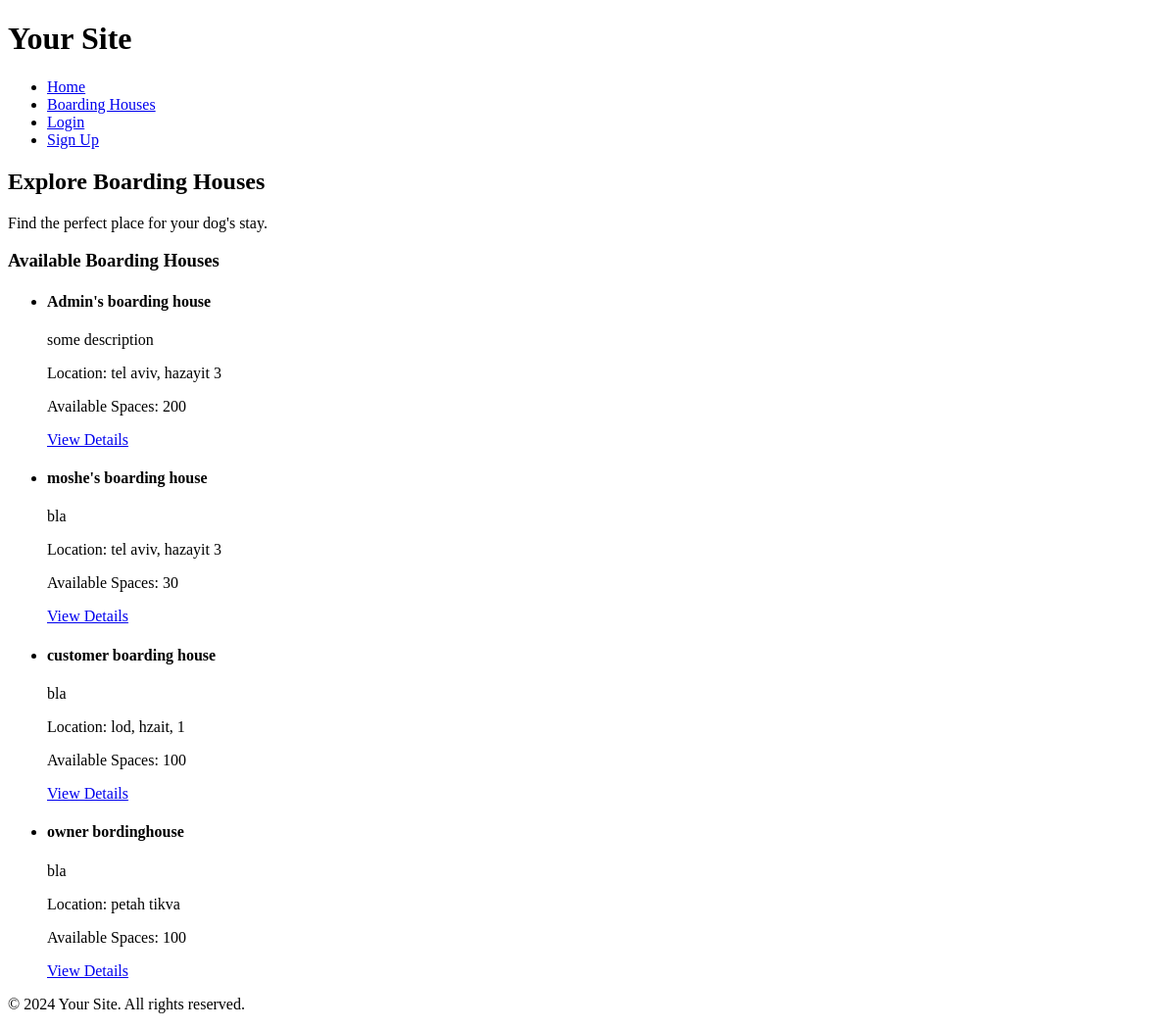
The page /Website/boardinghouses/ on the database as committed earlier.
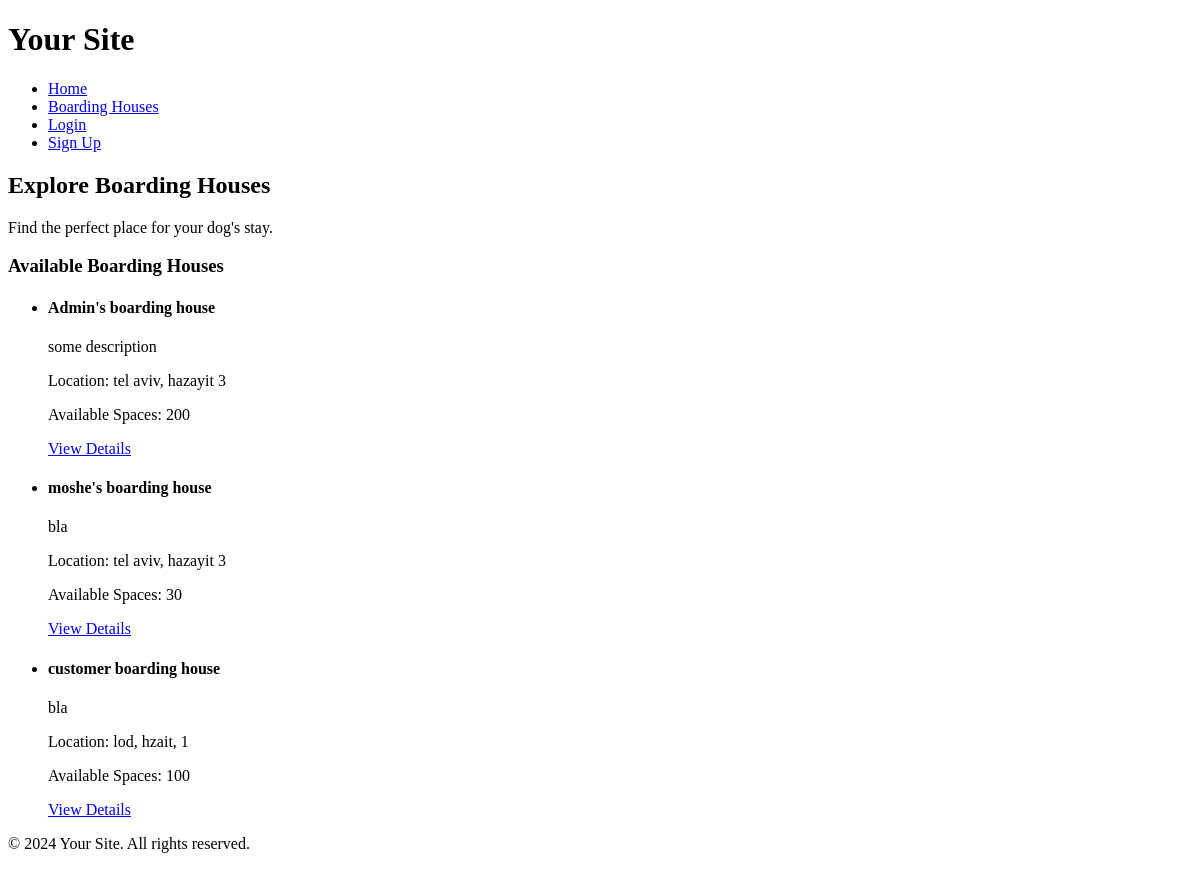
The same page on the database as committed later.
### Website/models.py (models this page shows, shortened)
class BoardingHouse(models.Model):
    user = models.ForeignKey(User, on_delete=models.CASCADE)
    name = models.CharField(max_length=255)
    description = models.TextField()
    location = models.CharField(max_length=255)
    contact_details = models.CharField(max_length=255)
    available_spaces = models.PositiveIntegerField()

### Website/views.py (the view)
# urls.py: path('boardinghouses/', BoardinghouseListView.as_view(), name='boardinghouse_list'),
class BoardinghouseListView(View):
    def get(self, request, *args, **kwargs):
        boardinghouses = BoardingHouse.objects.all()
        return render(request, 'boardinghouse_list.html', {'boardinghouses': boardinghouses})

### Website/templates/boardinghouse_list.html (shortened to what this page needs)
{% extends 'base.html' %}
{% block content %}
    <section>
        <h2>Explore Boarding Houses</h2>
        <p>Find the perfect place for your dog's stay.</p>
    </section>
    <section>
        <h3>Available Boarding Houses</h3>
        <ul>
            {% for boardinghouse in boardinghouses %}
                <li>
                    <h4>{{ boardinghouse.name }}</h4>
                    <p>{{ boardinghouse.description }}</p>
                    <p>Location: {{ boardinghouse.location }}</p>
                    <p>Available Spaces: {{ boardinghouse.available_spaces }}</p>
                    <a href="{% url 'boardinghouse_detail' boardinghouse.id %}">View Details</a>
                </li>
            {% endfor %}
        </ul>
    </section>
{% endblock %}

Rows that differ between the two databases and show on the page:
removed BoardingHouse: name "owner bordinghouse", description "bla", location "petah tikva", available_spaces "100"
